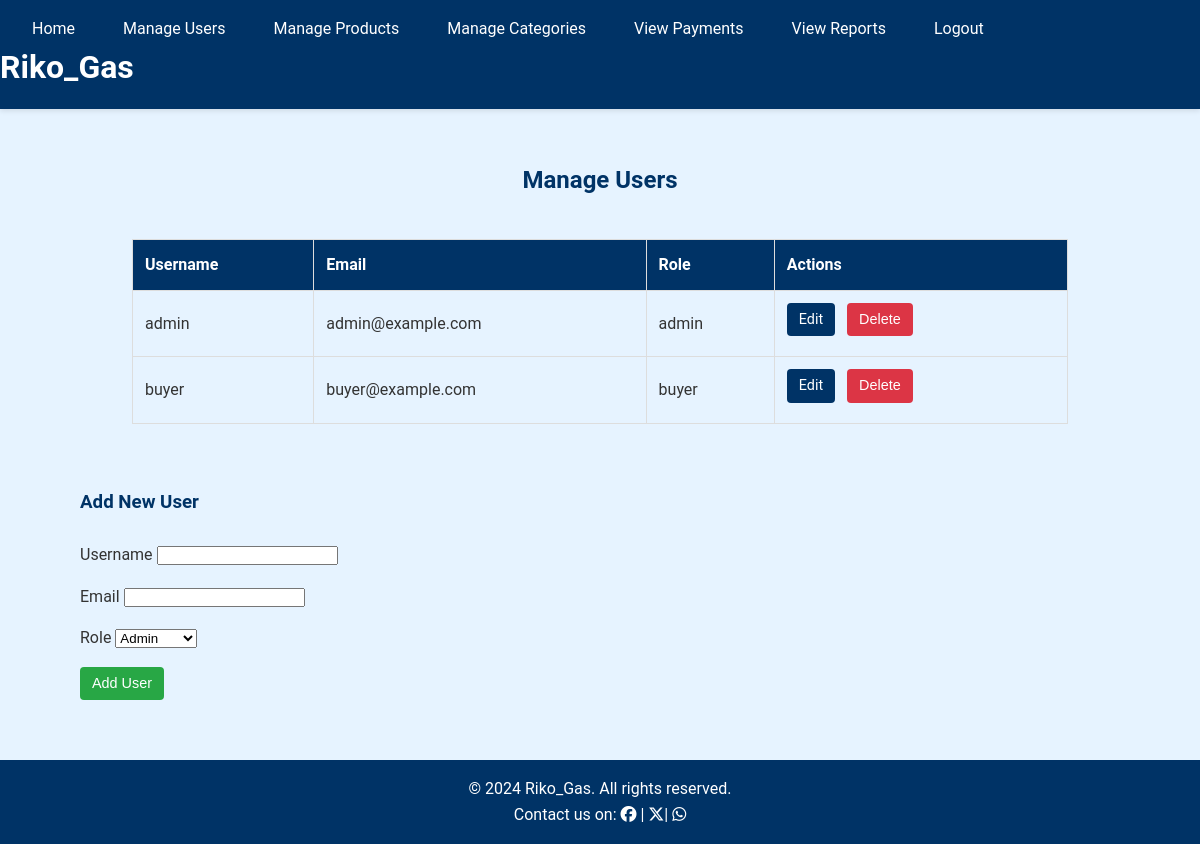
Page /admin/manage_users (signed in) on the earlier database version.
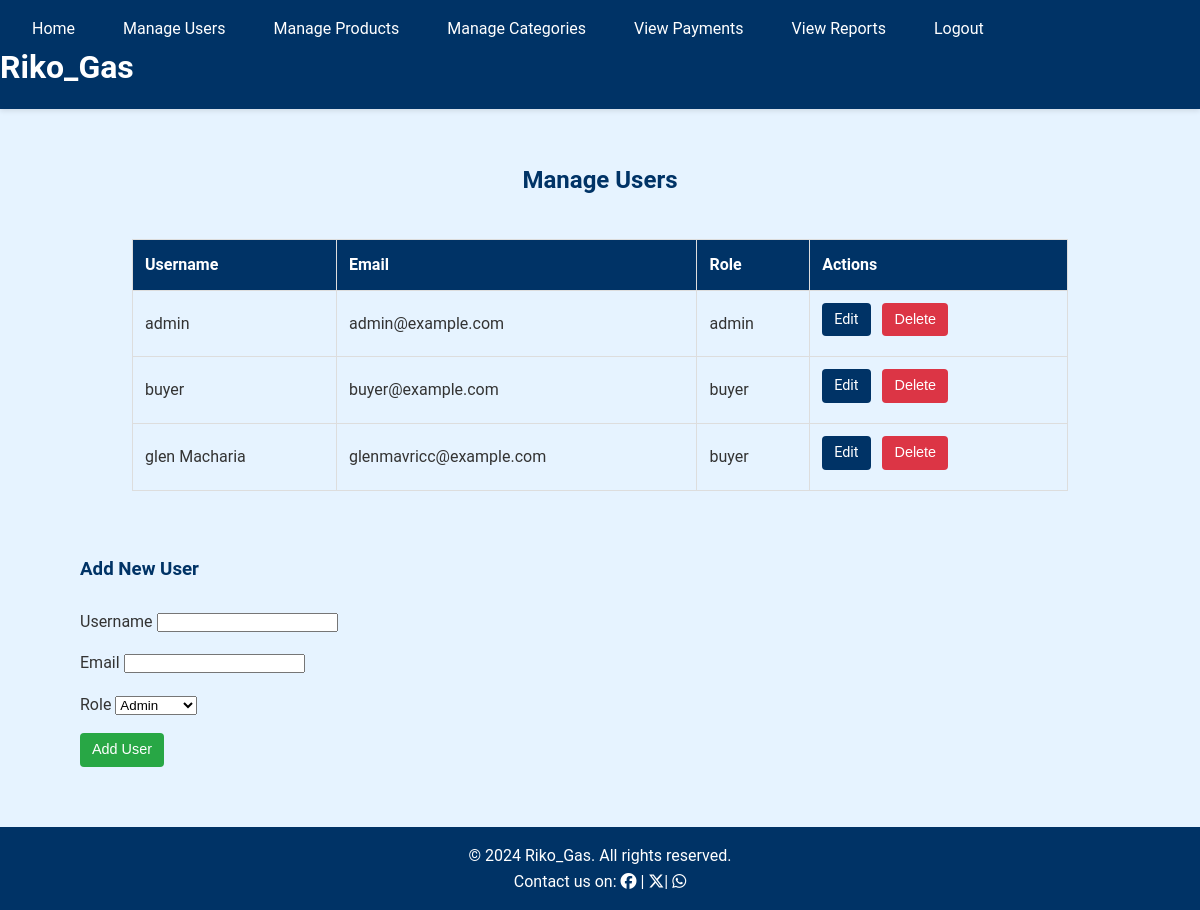
Same page on the later database version.
### app/models.py (models this page shows, shortened)
class User(UserMixin, db.Model):
    id = db.Column(db.Integer, primary_key=True)
    username = db.Column(db.String(150), unique=True, nullable=False)
    email = db.Column(db.String(150), unique=True, nullable=False)
    password_hash = db.Column(db.String(128))
    role = db.Column(db.String(10), nullable=False, default='buyer')  # buyer or admin
    orders = db.relationship('Order', backref='buyer', lazy=True)

### app/routes.py (the view, shortened to what this page needs)
@admin.route('/manage_users', methods=['GET', 'POST'])
@login_required
def manage_users():
    admin_only()
    form = UserManagementForm()  # Define the form
    users = User.query.all()
    return render_template('admin/manage_users.html', users=users, form=form)

### app/forms.py (shortened to what this page needs)
class UserManagementForm(FlaskForm):
    username = StringField('Username', validators=[DataRequired()])
    email = StringField('Email', validators=[DataRequired(), Email()])
    role = SelectField('Role', choices=[('admin', 'Admin'), ('employee', 'Employee')], validators=[DataRequired()])
    password = PasswordField('Password', validators=[DataRequired(), Length(min=6)])
    submit = SubmitField('Submit')

### app/__init__.py (called while the page is built)
def create_app():
    app = Flask(__name__)
    app.config.from_object('config.Config')
    db.init_app(app)
    login_manager.init_app(app)
    migrate.init_app(app, db)  # Initialize Migrate with the app and db
    with app.app_context():
        from . import routes  # Import routes here
        from .models import User  # Import models here to avoid circular import
        from .routes import main, admin
        app.register_blueprint(main)
        app.register_blueprint(admin)
    @login_manager.user_loader
    def load_user(user_id):
        return User.query.get(int(user_id))  # Load user by ID
    return app

### app/routes.py (called while the page is built)
def admin_only():
    if current_user.role != 'admin':
        flash('Access denied.', 'danger')
        return redirect(url_for('main.home'))

### app/templates/admin/manage_users.html (shortened to what this page needs)
{% extends "base.html" %}
{% block content %}
<div class="manage-users-container">
    <h2 class="section-title">Manage Users</h2>
    <div class="table-responsive">
        <table class="users-table">
            <thead>
                <tr>
                    <th>Username</th>
                    <th>Email</th>
                    <th>Role</th>
                    <th>Actions</th>
                </tr>
            </thead>
            <tbody>
                {% for user in users %}
                <tr>
                    <td>{{ user.username }}</td>
                    <td>{{ user.email }}</td>
                    <td>{{ user.role }}</td>
                    <td class="action-buttons">
                        <a href="{{ url_for('admin.edit_user', user_id=user.id) }}" class="btn btn-primary">Edit</a>
                        <form action="{{ url_for('admin.delete_user', user_id=user.id) }}" method="POST" class="inline-form">
                            <button type="submit" class="btn btn-danger">Delete</button>
                        </form>
                    </td>
                </tr>
                {% endfor %}
            </tbody>
        </table>
    </div>
</div>
<div class="add-user-container">
    <h3 class="section-title">Add New User</h3>
    <form method="POST">
        <div class="form-group">
            {{ form.username.label }} {{ form.username(class="form-control") }}
        </div>
        <div class="form-group">
            {{ form.email.label }} {{ form.email(class="form-control") }}
        </div>
        <div class="form-group">
            {{ form.role.label }} {{ form.role(class="form-control") }}
        </div>
        <button type="submit" class="btn btn-success">Add User</button>
    </form>
</div>
{% endblock %}

Differences in the rows shown:
added User: username "glen Macharia", email "glenmavricc@example.com", role "buyer"
